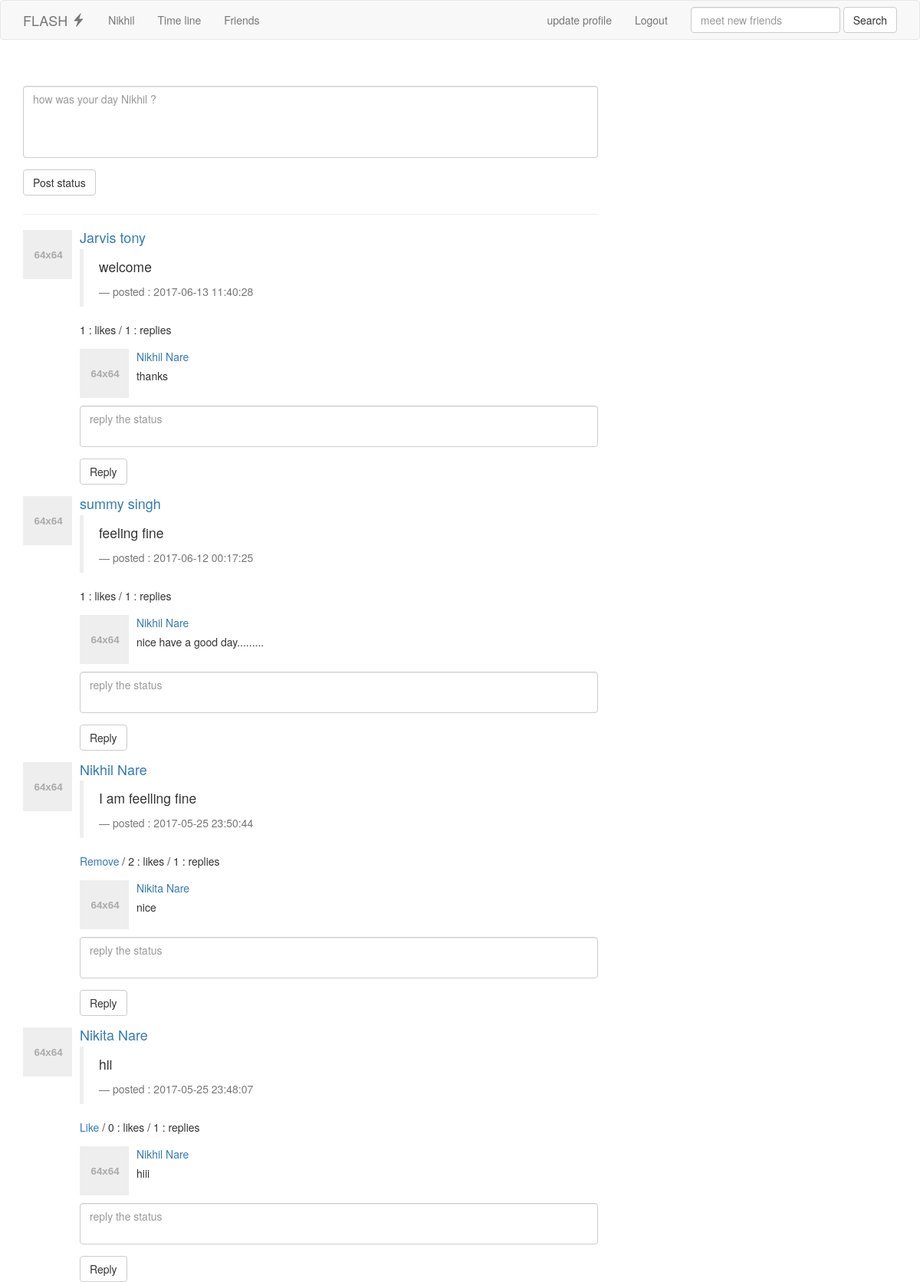
/Flash/account (signed in), run on the app's committed database.
### tables this page shows
CREATE TABLE `posts` (
  `id` int(11) NOT NULL,
  `owner_id` int(11) NOT NULL,
  `content` text NOT NULL,
  `created_at` datetime NOT NULL DEFAULT CURRENT_TIMESTAMP
);

CREATE TABLE `users` (
  `id` int(11) NOT NULL,
  `first_name` varchar(255) DEFAULT NULL,
  `last_name` varchar(255) DEFAULT NULL,
  `password` varchar(255) NOT NULL,
  `email` varchar(255) NOT NULL,
  `location` varchar(255) DEFAULT NULL,
  `created` timestamp NOT NULL DEFAULT CURRENT_TIMESTAMP,
  `username` varchar(255) NOT NULL
);

CREATE TABLE `replies` (
  `id` int(11) NOT NULL,
  `owner_id` int(11) NOT NULL,
  `post_reply_id` int(11) NOT NULL,
  `reply_content` text NOT NULL,
  `created_at` timestamp NOT NULL DEFAULT CURRENT_TIMESTAMP
);

CREATE TABLE `friends_control` (
  `id` int(11) NOT NULL,
  `req_sen_id` int(11) NOT NULL,
  `req_rec_id` int(11) NOT NULL,
  `status` tinyint(1) DEFAULT NULL
);

### Flash/control/functions.php (called while the page is built, shortened)
<?php
function is_friends($db,$req_rec_id, $req_sen_id){
  $select = $db->query("SELECT * FROM friends_control WHERE
    req_rec_id=$req_rec_id AND req_sen_id=$req_sen_id
    OR
    req_rec_id=$req_sen_id AND req_sen_id=$req_rec_id
    ");
   if($select->rowCount() >= 1 ) {
      $select = $select->fetch();
      if($select["status"]){
        return 1;
      }else {
        return $select;
      }
   }else {
       return 0;
   }
}
function is_liked($db, $like_owner_id, $like_post_id){
  $select = $db->query("SELECT * FROM likes_control WHERE like_owner_id=$like_owner_id AND like_post_id=$like_post_id");
  if ($select->rowCount() >= 1 ) {
    return true;
  }else {
    return false;
  }
}

### Flash/account/index.php (the view, shortened to what this page needs)
<?php include "../control/includes.php" ?>
<?php include "../partials/header_account.php" ?>
<div class="row">
  <div class="col-sm-8">
    <div class="page-header">
    <form class="" action="posts.php" method="post">
      <div class="form-group">
        <textarea name="post_content" rows="4" cols="20" style="resize:none;" class="form-control" placeholder="how was your day <?php echo $_SESSION['auth']['username'] ?> ?"></textarea>
      </div>
      <div class="form-group">
        <button type="submit" name="submit" class="btn btn-default">Post status</button>
      </div>
    </form>
    </div>
      <?php
        $user_id = $_SESSION["auth"]["id"];
        $select = $db->query("SELECT posts.content, posts.created_at, posts.owner_id,posts.id AS post_id,
                                    users.first_name, users.last_name, users.username
                        FROM posts INNER JOIN users ON
                        posts.owner_id = users.id ORDER BY posts.created_at DESC
                        ");
       $replies = $db->query("SELECT replies.owner_id, replies.post_reply_id, replies.reply_content,replies.created_at,
                          users.first_name, users.last_name, users.username
                           FROM replies LEFT JOIN users ON
                           replies.owner_id = users.id ORDER BY replies.created_at DESC
                           ");
       $count_likes = $db->query("SELECT * FROM likes_control");
        if ($select->rowCount() >= 1) {
            $posts = $select->fetchAll();
        if ($count_likes->rowCount() >= 1) {
          $count_likes = $count_likes->fetchAll();
        }
        if ($replies->rowCount() >= 1) {
          $replies = $replies->fetchAll();
        }
          foreach ($posts as $post) {
            if (is_friends($db, $post["owner_id"], $user_id) === 1 || $post["owner_id"] === $user_id) {
              ?>
              <div class="media">
                <div class="media-left">
                  <img class="media-object" alt="...">
                </div>
                <div class="media-body">
                  <h4 class="media-heading"><a href="profile.php?username=<?php echo $post['username'] ?>"><?php
                  if(!empty($post["first_name"]) && !empty($post["last_name"])){
                    echo $post["first_name"]." ".$post["last_name"];
                  }else {
                    echo $post["username"];
                  }?>
                </a></h4>
                <blockquote>
                  <p><?php echo $post["content"] ?></p>
                  <footer>posted : <?php echo $post["created_at"] ?></footer>
                </blockquote>
                <div class="media">
                    <div class="media-body">
                      <p class="media-heading">
                           <?php if ($post["owner_id"] === $user_id): ?>
                            <a class="text-center" href="status.php?stri=<?php echo $post['post_id'] ?>">Remove</span></a> /
                           <?php endif; ?>
                           <?php if ($post["owner_id"] != $user_id && !is_liked($db , $user_id, $post["post_id"])): ?>
                             <a class="text-center" href="status.php?stli=<?php echo $post['post_id'] ?>">Like</a> /
                           <?php endif; ?> <?php
                           $like_count = 0;
                            foreach ($count_likes as $like) {
                              if ($post["post_id"] === $like["like_post_id"]) {
                                $like_count += 1;
                              }
                            }
                            echo "$like_count : likes / ";
                              $reply_count = 0;
                              foreach ($replies as $reply) {
                                if ($post["post_id"] === $reply["post_reply_id"] ) {
                                  $reply_count += 1;
                                }
                              }
                              echo "$reply_count : replies";
                            ?>
                     </p>
                      <?php
                          foreach ($replies as $reply) {
                            if ($post["post_id"] === $reply["post_reply_id"]) {
                              ?>
                              <div class="media">
                                <div class="media-left">
                                      <a href="#">
                                        <img class="media-object" alt="...">
                                      </a>
                                </div>
                                <div class="media-body">
                                  <p class="media-heading"><a href="profile.php?username=<?php echo $reply['username'] ?>"><?php
                                  if(!empty($reply["first_name"]) && !empty($reply["last_name"])){
                                    echo $reply["first_name"]." ".$reply["last_name"];
                                  }else {
                                    echo $reply["username"];
                                  }?>
                                </a></p>
                                  <?php echo $reply["reply_content"] ?>
                                </div>
                              </div>
                              <div class="" style="height : 10px;"></div>
                              <?php
                            }
                          }
                       ?>
                        <form class="rpl-form" action="" method="post">
                          <div class="form-group">
                            <textarea name="reply" style="resize:none;" class="form-control" rows="2" cols="40" placeholder="reply the status"></textarea>
                          </div>
                          <div class="form-goup">
                            <button type="submit" class="btn btn-default" name="submit_reply" value="<?php echo $post["post_id"] ?>">Reply</button>
                          </div>
                        </form>
                    </div>
                </div>
              </div>
            </div>
            <?php
            }
          }
        }else {
          ?>
            <h5>no posts in your time line !!!</h5>
          <?php
        }
    ?>
  </div>
</div>
<?php include "../partials/footer.php" ?>

### Flash/partials/header_account.php (shortened to what this page needs)
<!DOCTYPE html>
<html lang="en">
  <head>
    <link href="<?= ACC_SCRIPTROOT ?>../css/bootstrap.min.css" rel="stylesheet">
  </head>
  <body>
    <nav class="navbar navbar-default">
      <div class="container">
        <div class="navbar-header">
          <a class="navbar-brand" href="<?= SCRIPTROOT ?>">FLASH <span class="glyphicon glyphicon-flash" aria-hidden="true"></span></a>
        </div>
        <ul class="nav navbar-nav">
          <li><a href="<?= ACC_SCRIPTROOT ?>profile.php?username=<?php echo $_SESSION['auth']['username'] ?>"><?php echo $_SESSION["auth"]["username"] ?></a></li>
          <li><a href="<?php SCRIPTROOT ?>index.php">Time line</a></li>
          <li><a href="<?php SCRIPTROOT ?>friends.php">Friends</a></li>
        </ul>
          <ul class="nav navbar-nav navbar-right">
            <li><a href="<?= ACC_SCRIPTROOT ?>edit_profile.php">update profile</a></li>
            <li><a href="<?= SCRIPTROOT ?>logout.php">Logout</a></li>
            <form action="search.php" method="get" class="navbar-form navbar-left">
              <div class="form-group">
                <input type="text" placeholder="meet new friends" name="q" class="form-control">
              </div>
              <button type="submit" class="btn btn-default">Search</button>
            </form>
        </ul>
      </div>
    </nav>
    <div class="container">

### Flash/partials/footer.php
    </div>
  </body>
</html>

### data on the page
posts: owner.first_name "Jarvis", owner.last_name "tony", content "welcome", created_at "2017-06-13 11:40:28", like_count "1", reply_count "1", $post["post_id"] 4 (drawn)
replies: owner.first_name "Nikhil", owner.last_name "Nare", reply_content "thanks"
posts: owner.first_name "summy", owner.last_name "singh", content "feeling fine", created_at "2017-06-12 00:17:25", like_count "1", reply_count "1", $post["post_id"] 3 (drawn)
replies: owner.first_name "Nikhil", owner.last_name "Nare", reply_content "nice have a good day........."
posts: owner.first_name "Nikhil", owner.last_name "Nare", content "I am feelling fine", created_at "2017-05-25 23:50:44", like_count "2", reply_count "1"
replies: owner.first_name "Nikita", owner.last_name "Nare", reply_content "nice"
posts: owner.first_name "Nikita", owner.last_name "Nare", content "hii", created_at "2017-05-25 23:48:07", owner.status "0", reply_count "1"
replies: owner.first_name "Nikhil", owner.last_name "Nare", reply_content "hiii"

### other printed values
$_SESSION["auth"]["username"] "Nikhil"
